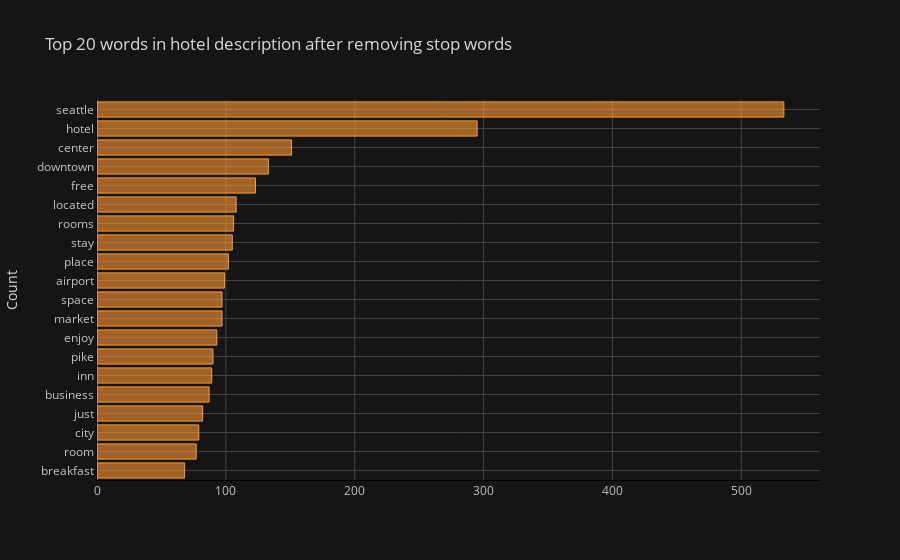
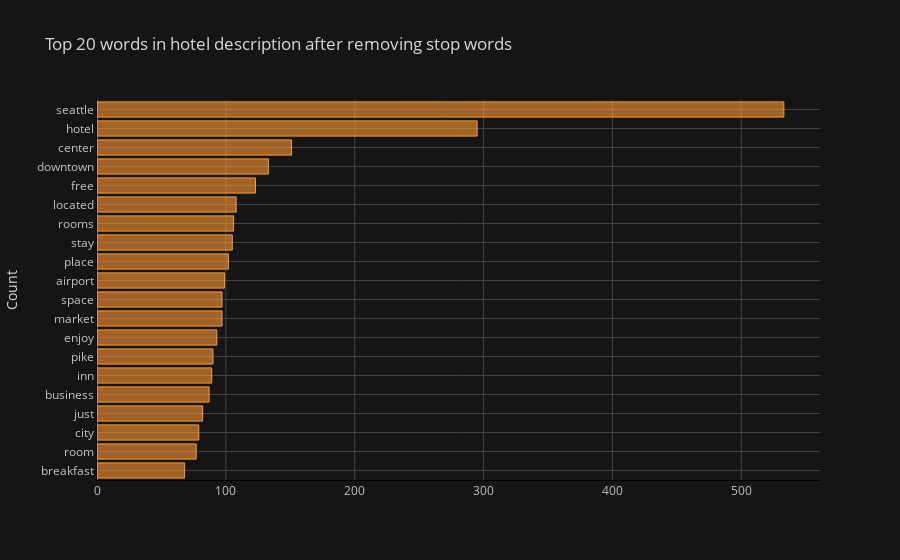
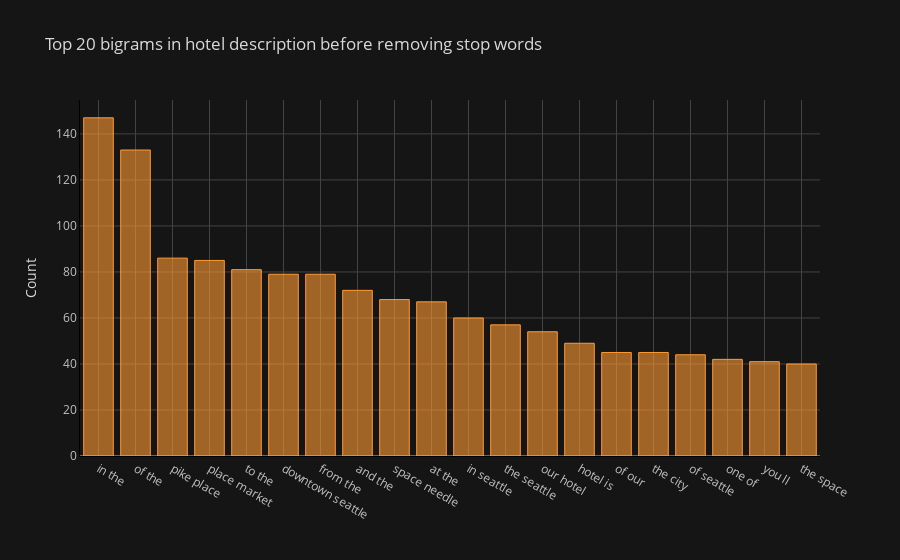
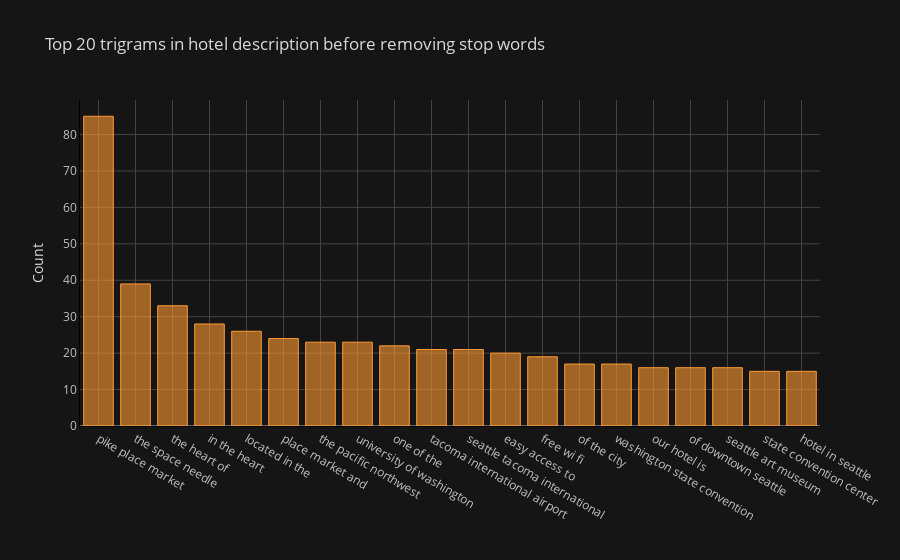

Notebook code for these charts, in order:
### Markdown cell above
##Visualization of Hotel data

### Code cell
def get_top_n_words(corpus, n=None):
    vec = CountVectorizer(stop_words='english').fit(corpus)
    bag_of_words = vec.transform(corpus)
    sum_words = bag_of_words.sum(axis=0) 
    words_freq = [(word, sum_words[0, idx]) for word, idx in vec.vocabulary_.items()]
    words_freq =sorted(words_freq, key = lambda x: x[1], reverse=True)
    return words_freq[:n]
common_words = get_top_n_words(hoteltrain_df['desc'], 20)
hoteltrain_df2 = pd.DataFrame(common_words, columns = ['desc' , 'count'])
hoteltrain_df2.groupby('desc').sum()['count'].sort_values().iplot(kind='barh', yTitle='Count', linecolor='black', title='Top 20 words in hotel description after removing stop words')
def get_top_n_words(corpus, n=None):
    vec = CountVectorizer(stop_words='english').fit(corpus)
    bag_of_words = vec.transform(corpus)
    sum_words = bag_of_words.sum(axis=0) 
    words_freq = [(word, sum_words[0, idx]) for word, idx in vec.vocabulary_.items()]
    words_freq =sorted(words_freq, key = lambda x: x[1], reverse=True)
    return words_freq[:n]
common_words = get_top_n_words(hoteltrain_df['desc'], 20)
hoteltrain_df2 = pd.DataFrame(common_words, columns = ['desc' , 'count'])
hoteltrain_df2.groupby('desc').sum()['count'].sort_values().iplot(kind='barh', yTitle='Count', linecolor='black', title='Top 20 words in hotel description after removing stop words')

def get_top_n_bigram(corpus, n=None):
    vec = CountVectorizer(ngram_range=(2, 2)).fit(corpus)
    bag_of_words = vec.transform(corpus)
    sum_words = bag_of_words.sum(axis=0) 
    words_freq = [(word, sum_words[0, idx]) for word, idx in vec.vocabulary_.items()]
    words_freq =sorted(words_freq, key = lambda x: x[1], reverse=True)
    return words_freq[:n]
common_words = get_top_n_bigram(hoteltrain_df['desc'], 20)
hoteltrain_df3 = pd.DataFrame(common_words, columns = ['desc' , 'count'])
hoteltrain_df3.groupby('desc').sum()['count'].sort_values(ascending=False).iplot(kind='bar', yTitle='Count', linecolor='black', title='Top 20 bigrams in hotel description before removing stop words')


def get_top_n_trigram(corpus, n=None):
    vec = CountVectorizer(ngram_range=(3, 3)).fit(corpus)
    bag_of_words = vec.transform(corpus)
    sum_words = bag_of_words.sum(axis=0) 
    words_freq = [(word, sum_words[0, idx]) for word, idx in vec.vocabulary_.items()]
    words_freq =sorted(words_freq, key = lambda x: x[1], reverse=True)
    return words_freq[:n]
common_words = get_top_n_trigram(hoteltrain_df['desc'], 20)
hoteltrain_df5 = pd.DataFrame(common_words, columns = ['desc' , 'count'])
hoteltrain_df5.groupby('desc').sum()['count'].sort_values(ascending=False).iplot(kind='bar', yTitle='Count', linecolor='black', title='Top 20 trigrams in hotel description before removing stop words')
def get_top_n_trigram(corpus, n=None):
    vec = CountVectorizer(ngram_range=(3, 3), stop_words='english').fit(corpus)
    bag_of_words = vec.transform(corpus)
    sum_words = bag_of_words.sum(axis=0) 
    words_freq = [(word, sum_words[0, idx]) for word, idx in vec.vocabulary_.items()]
    words_freq =sorted(words_freq, key = lambda x: x[1], reverse=True)
    return words_freq[:n]
common_words = get_top_n_trigram(hoteltrain_df['desc'], 20)
hoteltrain_df6 = pd.DataFrame(common_words, columns = ['desc' , 'count'])
hoteltrain_df6.groupby('desc').sum()['count'].sort_values(ascending=False).iplot(kind='bar', yTitle='Count', linecolor='black', title='Top 20 trigrams in hotel description after removing stop words')

### Figure 1 — Plotly figure (JSON) as saved in the notebook; plotly's stock layout.template omitted (floating-point values rounded to 4 significant figures)
{"data": [{"name": "count", "text": "", "y": ["breakfast", "room", "city", "just", "business", "inn", "pike", "enjoy", "market", "space", "airport", "place", "stay", "rooms", "located", "free", "downtown", "center", "hotel", "seattle"], "marker": {"color": "rgba(255, 153, 51, 0.6)", "line": {"color": "rgba(255, 153, 51, 1.0)", "width": 1}}, "x": [68, 77, 79, 82, 87, 89, 90, 93, 97, 97, 99, 102, 105, 106, 108, 123, 133, 151, 295, 533], "type": "bar", "orientation": "h"}], "layout": {"title": {"text": "Top 20 words in hotel description after removing stop words", "font": {"color": "#D9D9D9"}}, "paper_bgcolor": "#151516", "plot_bgcolor": "#151516", "yaxis": {"tickfont": {"color": "#C2C2C2"}, "title": {"text": "Count", "font": {"color": "#D9D9D9"}}, "showgrid": true, "zerolinecolor": "#666570", "gridcolor": "#434343", "linecolor": "black"}, "xaxis": {"tickfont": {"color": "#C2C2C2"}, "title": {"text": "", "font": {"color": "#D9D9D9"}}, "showgrid": true, "zerolinecolor": "#666570", "gridcolor": "#434343", "linecolor": "black"}, "legend": {"bgcolor": "#151516", "font": {"color": "#D9D9D9"}}}}

### Figure 2 — Plotly figure (JSON) as saved in the notebook; plotly's stock layout.template omitted (floating-point values rounded to 4 significant figures)
{"data": [{"name": "count", "text": "", "y": ["breakfast", "room", "city", "just", "business", "inn", "pike", "enjoy", "market", "space", "airport", "place", "stay", "rooms", "located", "free", "downtown", "center", "hotel", "seattle"], "marker": {"color": "rgba(255, 153, 51, 0.6)", "line": {"color": "rgba(255, 153, 51, 1.0)", "width": 1}}, "x": [68, 77, 79, 82, 87, 89, 90, 93, 97, 97, 99, 102, 105, 106, 108, 123, 133, 151, 295, 533], "type": "bar", "orientation": "h"}], "layout": {"title": {"text": "Top 20 words in hotel description after removing stop words", "font": {"color": "#D9D9D9"}}, "paper_bgcolor": "#151516", "plot_bgcolor": "#151516", "yaxis": {"tickfont": {"color": "#C2C2C2"}, "title": {"text": "Count", "font": {"color": "#D9D9D9"}}, "showgrid": true, "zerolinecolor": "#666570", "gridcolor": "#434343", "linecolor": "black"}, "xaxis": {"tickfont": {"color": "#C2C2C2"}, "title": {"text": "", "font": {"color": "#D9D9D9"}}, "showgrid": true, "zerolinecolor": "#666570", "gridcolor": "#434343", "linecolor": "black"}, "legend": {"bgcolor": "#151516", "font": {"color": "#D9D9D9"}}}}

### Figure 3 — Plotly figure (JSON) as saved in the notebook; plotly's stock layout.template omitted (floating-point values rounded to 4 significant figures)
{"data": [{"name": "count", "text": "", "y": [147, 133, 86, 85, 81, 79, 79, 72, 68, 67, 60, 57, 54, 49, 45, 45, 44, 42, 41, 40], "marker": {"color": "rgba(255, 153, 51, 0.6)", "line": {"color": "rgba(255, 153, 51, 1.0)", "width": 1}}, "x": ["in the", "of the", "pike place", "place market", "to the", "downtown seattle", "from the", "and the", "space needle", "at the", "in seattle", "the seattle", "our hotel", "hotel is", "of our", "the city", "of seattle", "one of", "you ll", "the space"], "type": "bar", "orientation": "v"}], "layout": {"title": {"text": "Top 20 bigrams in hotel description before removing stop words", "font": {"color": "#D9D9D9"}}, "paper_bgcolor": "#151516", "plot_bgcolor": "#151516", "yaxis": {"tickfont": {"color": "#C2C2C2"}, "title": {"text": "Count", "font": {"color": "#D9D9D9"}}, "showgrid": true, "zerolinecolor": "#666570", "gridcolor": "#434343", "linecolor": "black"}, "xaxis": {"tickfont": {"color": "#C2C2C2"}, "title": {"text": "", "font": {"color": "#D9D9D9"}}, "showgrid": true, "zerolinecolor": "#666570", "gridcolor": "#434343", "linecolor": "black"}, "legend": {"bgcolor": "#151516", "font": {"color": "#D9D9D9"}}}}

### Figure 4 — Plotly figure (JSON) as saved in the notebook; plotly's stock layout.template omitted (floating-point values rounded to 4 significant figures)
{"data": [{"name": "count", "text": "", "y": [85, 39, 33, 28, 26, 24, 23, 23, 22, 21, 21, 20, 19, 17, 17, 16, 16, 16, 15, 15], "marker": {"color": "rgba(255, 153, 51, 0.6)", "line": {"color": "rgba(255, 153, 51, 1.0)", "width": 1}}, "x": ["pike place market", "the space needle", "the heart of", "in the heart", "located in the", "place market and", "the pacific northwest", "university of washington", "one of the", "tacoma international airport", "seattle tacoma international", "easy access to", "free wi fi", "of the city", "washington state convention", "our hotel is", "of downtown seattle", "seattle art museum", "state convention center", "hotel in seattle"], "type": "bar", "orientation": "v"}], "layout": {"title": {"text": "Top 20 trigrams in hotel description before removing stop words", "font": {"color": "#D9D9D9"}}, "paper_bgcolor": "#151516", "plot_bgcolor": "#151516", "yaxis": {"tickfont": {"color": "#C2C2C2"}, "title": {"text": "Count", "font": {"color": "#D9D9D9"}}, "showgrid": true, "zerolinecolor": "#666570", "gridcolor": "#434343", "linecolor": "black"}, "xaxis": {"tickfont": {"color": "#C2C2C2"}, "title": {"text": "", "font": {"color": "#D9D9D9"}}, "showgrid": true, "zerolinecolor": "#666570", "gridcolor": "#434343", "linecolor": "black"}, "legend": {"bgcolor": "#151516", "font": {"color": "#D9D9D9"}}}}
